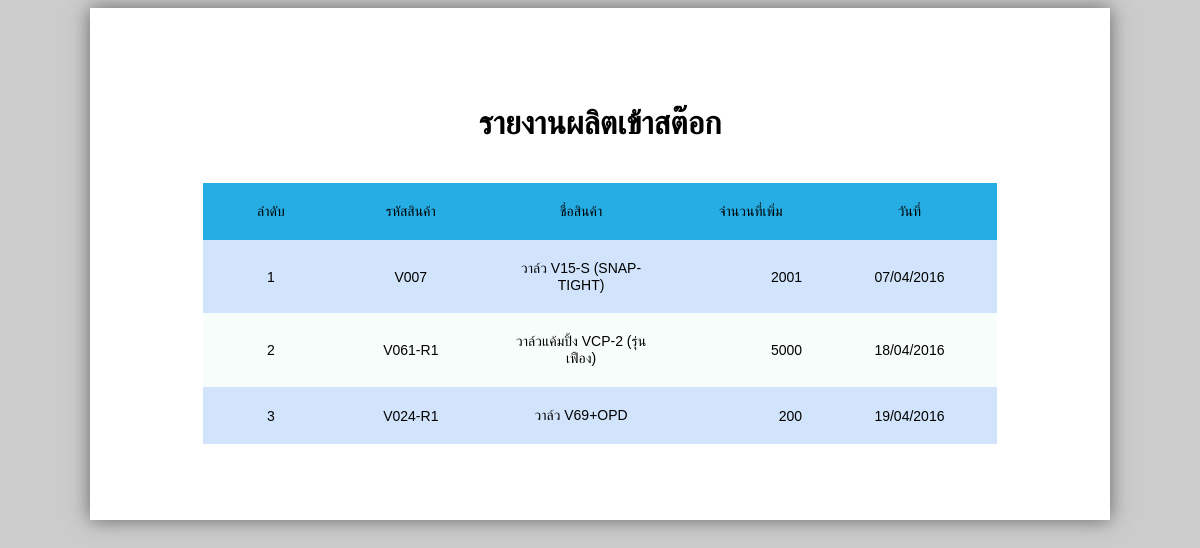
Screenshot of /report_ro.php (signed in) with the database file from the repository.
### tables this page shows
CREATE TABLE `stock_in` (
  `stock_in_id` int(5) UNSIGNED ZEROFILL NOT NULL,
  `product_id` varchar(255) DEFAULT NULL,
  `qty` int(11) NOT NULL,
  `created` date NOT NULL
);

CREATE TABLE `products` (
  `product_id` varchar(7) NOT NULL,
  `name` varchar(50) DEFAULT NULL,
  `unit` varchar(3) DEFAULT NULL,
  `price` int(11) DEFAULT NULL,
  `remark` varchar(10) DEFAULT NULL,
  `pic` varchar(50) DEFAULT NULL,
  `stock` int(11) NOT NULL
);

### inc/conf.php (called while the page is built, shortened)
<?php
$db_name = "champ";
$Products = "products";
$StockIn = "stock_in";
function toDatepicker($date){
  $explode = explode('-', $date);
  $new  = implode('/', array_reverse($explode));
  return $new;
}
?>

### report_ro.php (the view, shortened to what this page needs)
<?php
  include('inc/conf.php');
?>
<!DOCTYPE html>
<html lang="en">
  <head>
  </head>
  <body>
  <page size="A4">
    <center><h1>รายงานผลิตเข้าสต๊อก</h1></center>
  <div style="height: 20px;"></div>
<div class="tg-wrap"><table id="tg-0YX8L" class="tg">
  <tr>
    <th class="tg-031e">ลำดับ</th>
    <th class="tg-031e">รหัสสินค้า</th>
    <th class="tg-031e">ชื่อสินค้า</th>
    <th class="tg-031e">จำนวนที่เพิ่ม</th>
    <th class="tg-031e">วันที่</th>
  </tr>
  <?php
  $sql = "SELECT * FROM $StockIn a LEFT JOIN $Products b ON a.product_id=b.product_id ORDER BY stock_in_id ASC ";
  $query = mysql_db_query($db_name, $sql);
  $counter = 1;
  while($row = mysql_fetch_array($query)) {
    if($counter%2 != 0){
    ?>
    <tr>
      <td class="tg-vn4c"><?php echo $counter;?></td>
      <td class="tg-vn4c"><?php echo $row['product_id'];?></td>
      <td class="tg-vn4c"><?php echo $row['name'];?></td>
      <td class="tg-vn4c" style="text-align: right;"><?php echo toDatepicker($row['qty']);?></td>
      <td class="tg-vn4c"><?php echo toDatepicker($row['created']);?></td>
    </tr>
    <?php }else{ ?>
      <tr>
        <td class="tg-031e"><?php echo $counter;?></td>
        <td class="tg-031e"><?php echo $row['product_id'];?></td>
        <td class="tg-031e"><?php echo $row['name'];?></td>
        <td class="tg-031e" style="text-align: right;"><?php echo toDatepicker($row['qty']);?></td>
        <td class="tg-031e"><?php echo toDatepicker($row['created']);?></td>
      </tr>
    <?php }
        $counter++;
  }
  ?>
</table>
  </page>
  </body>
</html>

### report_ro.php (style rules this page uses)
body { background: rgb(204,204,204); }
page[size="A4"] { background: white; width: 21cm; height:100%; display: block; margin: 0 auto; margin-bottom: 0.5cm; box-shadow: 0 0 0.5cm rgba(0,0,0,0.5); padding: 2cm 3cm 2cm 3cm; }
tr { text-align: center; }
.tg { border-collapse:collapse;border-spacing:0;border-color:#999;border:none;margin:0px auto; }
.tg td { font-family:Arial, sans-serif;font-size:14px;width:960px;padding:20px 20px;border-style:solid;border-width:0px;overflow:hidden;word-break:normal;border-color:#999;color:#000;background-color:#F7FDFA; }
.tg th { font-family:Arial, sans-serif;font-size:14px;font-weight:normal;padding:20px 20px;border-style:solid;border-width:0px;overflow:hidden;word-break:normal;border-color:#999;color:#000;background-color:#26ADE4;width:100px; }
.tg .tg-vn4c { background-color:#D2E4FC }

### rows the page displays
stock_in: product.product_id "V007", product.name "วาล์ว V15-S (SNAP-TIGHT)", qty "2001", created "07/04/2016"
stock_in: product.product_id "V061-R1", product.name "วาล์วแค้มปิ้ง VCP-2 (รุ่นเฟือง)", qty "5000", created "18/04/2016"
stock_in: product.product_id "V024-R1", product.name "วาล์ว V69+OPD", qty "200", created "19/04/2016"
